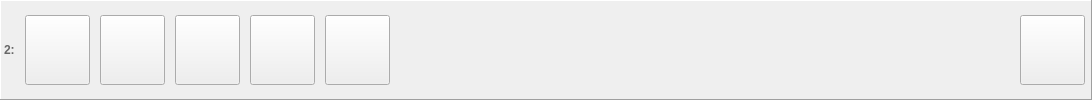
     <widget class="QFrame" name="horizontalFrame_2">
      <property name="enabled">
       <bool>true</bool>
      </property>
      <property name="sizePolicy">
       <sizepolicy hsizetype="Expanding" vsizetype="Minimum">
        <horstretch>0</horstretch>
        <verstretch>0</verstretch>
       </sizepolicy>
      </property>
      <property name="minimumSize">
       <size>
        <width>330</width>
        <height>0</height>
       </size>
      </property>
      <property name="maximumSize">
       <size>
        <width>16777215</width>
        <height>100</height>
       </size>
      </property>
      <property name="contextMenuPolicy">
       <enum>Qt::ActionsContextMenu</enum>
      </property>
      <property name="autoFillBackground">
       <bool>false</bool>
      </property>
      <property name="frameShape">
       <enum>QFrame::Panel</enum>
      </property>
      <property name="frameShadow">
       <enum>QFrame::Raised</enum>
      </property>
      <layout class="QHBoxLayout" name="horizontalLayout_2">
       <property name="spacing">
        <number>10</number>
       </property>
       <property name="leftMargin">
        <number>3</number>
       </property>
       <property name="topMargin">
        <number>3</number>
       </property>
       <property name="rightMargin">
        <number>3</number>
       </property>
       <property name="bottomMargin">
        <number>3</number>
       </property>
       <item>
        <widget class="QLabel" name="label_4">
         <property name="enabled">
          <bool>true</bool>
         </property>
         <property name="sizePolicy">
          <sizepolicy hsizetype="Fixed" vsizetype="Fixed">
           <horstretch>0</horstretch>
           <verstretch>0</verstretch>
          </sizepolicy>
         </property>
         <property name="palette">
          <palette>
           <active>
            <colorrole role="WindowText">
             <brush brushstyle="SolidPattern">
              <color alpha="255">
               <red>104</red>
               <green>104</green>
               <blue>104</blue>
              </color>
             </brush>
            </colorrole>
           </active>
           <inactive>
            <colorrole role="WindowText">
             <brush brushstyle="SolidPattern">
              <color alpha="255">
               <red>104</red>
               <green>104</green>
               <blue>104</blue>
              </color>
             </brush>
            </colorrole>
           </inactive>
           <disabled>
            <colorrole role="WindowText">
             <brush brushstyle="SolidPattern">
              <color alpha="255">
               <red>120</red>
               <green>120</green>
               <blue>120</blue>
              </color>
             </brush>
            </colorrole>
           </disabled>
          </palette>
         </property>
         <property name="font">
          <font>
           <weight>75</weight>
           <bold>true</bold>
          </font>
         </property>
         <property name="text">
          <string>2:</string>
         </property>
         <property name="margin">
          <number>5</number>
         </property>
        </widget>
       </item>
       <item>
        <widget class="QToolButton" name="buttonMountDisk_2">
         <property name="enabled">
          <bool>true</bool>
         </property>
         <property name="sizePolicy">
          <sizepolicy hsizetype="Minimum" vsizetype="Minimum">
           <horstretch>0</horstretch>
           <verstretch>0</verstretch>
          </sizepolicy>
         </property>
         <property name="minimumSize">
          <size>
           <width>65</width>
           <height>0</height>
          </size>
         </property>
         <property name="maximumSize">
          <size>
           <width>70</width>
           <height>70</height>
          </size>
         </property>
         <property name="sizeIncrement">
          <size>
           <width>1</width>
           <height>1</height>
          </size>
         </property>
         <property name="focusPolicy">
          <enum>Qt::NoFocus</enum>
         </property>
         <property name="iconSize">
          <size>
           <width>40</width>
           <height>40</height>
          </size>
         </property>
        </widget>
       </item>
       <item>
        <widget class="QToolButton" name="buttonMountFolder_2">
         <property name="enabled">
          <bool>true</bool>
         </property>
         <property name="sizePolicy">
          <sizepolicy hsizetype="Minimum" vsizetype="Minimum">
           <horstretch>0</horstretch>
           <verstretch>0</verstretch>
          </sizepolicy>
         </property>
         <property name="minimumSize">
          <size>
           <width>65</width>
           <height>0</height>
          </size>
         </property>
         <property name="maximumSize">
          <size>
           <width>70</width>
           <height>70</height>
          </size>
         </property>
         <property name="sizeIncrement">
          <size>
           <width>1</width>
           <height>1</height>
          </size>
         </property>
         <property name="focusPolicy">
          <enum>Qt::NoFocus</enum>
         </property>
         <property name="iconSize">
          <size>
           <width>40</width>
           <height>40</height>
          </size>
         </property>
        </widget>
       </item>
       <item>
        <widget class="QToolButton" name="buttonSave_2">
         <property name="enabled">
          <bool>true</bool>
         </property>
         <property name="sizePolicy">
          <sizepolicy hsizetype="Minimum" vsizetype="Minimum">
           <horstretch>0</horstretch>
           <verstretch>0</verstretch>
          </sizepolicy>
         </property>
         <property name="minimumSize">
          <size>
           <width>65</width>
           <height>0</height>
          </size>
         </property>
         <property name="maximumSize">
          <size>
           <width>70</width>
           <height>70</height>
          </size>
         </property>
         <property name="sizeIncrement">
          <size>
           <width>1</width>
           <height>1</height>
          </size>
         </property>
         <property name="focusPolicy">
          <enum>Qt::NoFocus</enum>
         </property>
         <property name="iconSize">
          <size>
           <width>40</width>
           <height>40</height>
          </size>
         </property>
         <property name="checkable">
          <bool>true</bool>
         </property>
        </widget>
       </item>
       <item>
        <widget class="QToolButton" name="autoSave_2">
         <property name="enabled">
          <bool>true</bool>
         </property>
         <property name="sizePolicy">
          <sizepolicy hsizetype="Minimum" vsizetype="Minimum">
           <horstretch>0</horstretch>
           <verstretch>0</verstretch>
          </sizepolicy>
         </property>
         <property name="minimumSize">
          <size>
           <width>65</width>
           <height>0</height>
          </size>
         </property>
         <property name="maximumSize">
          <size>
           <width>70</width>
           <height>70</height>
          </size>
         </property>
         <property name="sizeIncrement">
          <size>
           <width>1</width>
           <height>1</height>
          </size>
         </property>
         <property name="focusPolicy">
          <enum>Qt::NoFocus</enum>
         </property>
         <property name="text">
          <string/>
         </property>
         <property name="iconSize">
          <size>
           <width>40</width>
           <height>40</height>
          </size>
         </property>
         <property name="checkable">
          <bool>false</bool>
         </property>
        </widget>
       </item>
       <item>
        <widget class="QToolButton" name="buttonEditDisk_2">
         <property name="enabled">
          <bool>true</bool>
         </property>
         <property name="sizePolicy">
          <sizepolicy hsizetype="Minimum" vsizetype="Minimum">
           <horstretch>0</horstretch>
           <verstretch>0</verstretch>
          </sizepolicy>
         </property>
         <property name="minimumSize">
          <size>
           <width>65</width>
           <height>0</height>
          </size>
         </property>
         <property name="maximumSize">
          <size>
           <width>70</width>
           <height>70</height>
          </size>
         </property>
         <property name="sizeIncrement">
          <size>
           <width>1</width>
           <height>1</height>
          </size>
         </property>
         <property name="focusPolicy">
          <enum>Qt::NoFocus</enum>
         </property>
         <property name="iconSize">
          <size>
           <width>40</width>
           <height>40</height>
          </size>
         </property>
         <property name="checkable">
          <bool>false</bool>
         </property>
        </widget>
       </item>
       <item>
        <layout class="QVBoxLayout" name="verticalLayout_2">
         <property name="spacing">
          <number>0</number>
         </property>
         <property name="leftMargin">
          <number>5</number>
         </property>
         <property name="rightMargin">
          <number>5</number>
         </property>
         <item>
          <spacer name="horizontalSpacer_2">
           <property name="orientation">
            <enum>Qt::Horizontal</enum>
           </property>
           <property name="sizeType">
            <enum>QSizePolicy::Expanding</enum>
           </property>
           <property name="sizeHint" stdset="0">
            <size>
             <width>600</width>
             <height>0</height>
            </size>
           </property>
          </spacer>
         </item>
         <item>
          <widget class="QLabel" name="labelFileName_2">
           <property name="enabled">
            <bool>true</bool>
           </property>
           <property name="sizePolicy">
            <sizepolicy hsizetype="Ignored" vsizetype="Fixed">
             <horstretch>0</horstretch>
             <verstretch>0</verstretch>
            </sizepolicy>
           </property>
           <property name="font">
            <font>
             <family>MS Shell Dlg 2</family>
             <pointsize>8</pointsize>
             <weight>50</weight>
             <italic>false</italic>
             <bold>false</bold>
            </font>
           </property>
           <property name="autoFillBackground">
            <bool>false</bool>
           </property>
           <property name="text">
            <string/>
           </property>
           <property name="textFormat">
            <enum>Qt::PlainText</enum>
           </property>
           <property name="wordWrap">
            <bool>false</bool>
           </property>
          </widget>
         </item>
         <item>
          <widget class="QLabel" name="labelImageProperties_2">
           <property name="enabled">
            <bool>true</bool>
           </property>
           <property name="sizePolicy">
            <sizepolicy hsizetype="Preferred" vsizetype="Fixed">
             <horstretch>0</horstretch>
             <verstretch>0</verstretch>
            </sizepolicy>
           </property>
           <property name="palette">
            <palette>
             <active>
              <colorrole role="WindowText">
               <brush brushstyle="SolidPattern">
                <color alpha="255">
                 <red>128</red>
                 <green>128</green>
                 <blue>128</blue>
                </color>
               </brush>
              </colorrole>
              <colorrole role="Mid">
               <brush brushstyle="SolidPattern">
                <color alpha="255">
                 <red>157</red>
                 <green>155</green>
                 <blue>144</blue>
                </color>
               </brush>
              </colorrole>
             </active>
             <inactive>
              <colorrole role="WindowText">
               <brush brushstyle="SolidPattern">
                <color alpha="255">
                 <red>128</red>
                 <green>128</green>
                 <blue>128</blue>
                </color>
               </brush>
              </colorrole>
              <colorrole role="Mid">
               <brush brushstyle="SolidPattern">
                <color alpha="255">
                 <red>157</red>
                 <green>155</green>
                 <blue>144</blue>
                </color>
               </brush>
              </colorrole>
             </inactive>
             <disabled>
              <colorrole role="WindowText">
               <brush brushstyle="SolidPattern">
                <color alpha="255">
                 <red>118</red>
                 <green>116</green>
                 <blue>108</blue>
                </color>
               </brush>
              </colorrole>
              <colorrole role="Mid">
               <brush brushstyle="SolidPattern">
                <color alpha="255">
                 <red>157</red>
                 <green>155</green>
                 <blue>144</blue>
                </color>
               </brush>
              </colorrole>
             </disabled>
            </palette>
           </property>
           <property name="textFormat">
            <enum>Qt::PlainText</enum>
           </property>
           <property name="alignment">
            <set>Qt::AlignLeading|Qt::AlignLeft|Qt::AlignVCenter</set>
           </property>
           <property name="wordWrap">
            <bool>false</bool>
           </property>
          </widget>
         </item>
        </layout>
       </item>
       <item>
        <widget class="QToolButton" name="buttonEject_2">
         <property name="enabled">
          <bool>true</bool>
         </property>
         <property name="sizePolicy">
          <sizepolicy hsizetype="Minimum" vsizetype="Minimum">
           <horstretch>0</horstretch>
           <verstretch>0</verstretch>
          </sizepolicy>
         </property>
         <property name="minimumSize">
          <size>
           <width>65</width>
           <height>0</height>
          </size>
         </property>
         <property name="maximumSize">
          <size>
           <width>70</width>
           <height>70</height>
          </size>
         </property>
         <property name="sizeIncrement">
          <size>
           <width>1</width>
           <height>1</height>
          </size>
         </property>
         <property name="focusPolicy">
          <enum>Qt::NoFocus</enum>
         </property>
         <property name="iconSize">
          <size>
           <width>40</width>
           <height>40</height>
          </size>
         </property>
        </widget>
       </item>
       <item>
        <spacer name="horizontalSpacer_8">
         <property name="orientation">
          <enum>Qt::Horizontal</enum>
         </property>
         <property name="sizeType">
          <enum>QSizePolicy::Fixed</enum>
         </property>
         <property name="sizeHint" stdset="0">
          <size>
           <width>3</width>
           <height>20</height>
          </size>
         </property>
        </spacer>
       </item>
      </layout>
     </widget>
